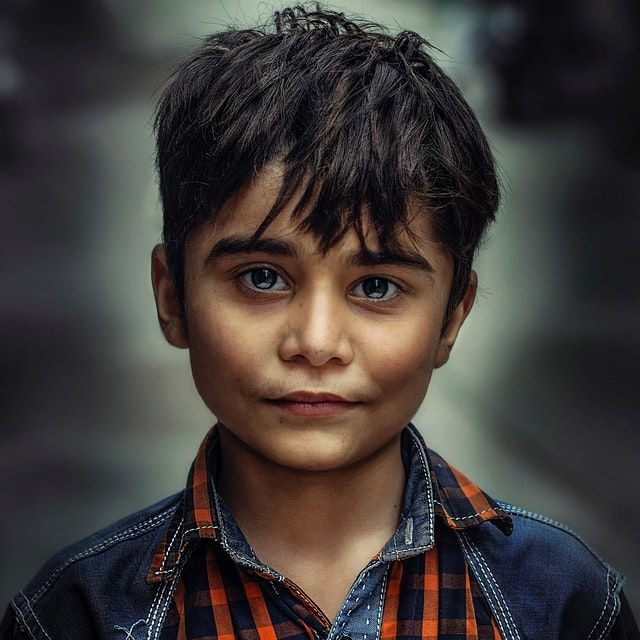
#> input picture images/boy.jpg, 640 x 640 px
$ python algorithm_face_alignment.py --face haarcascade_frontalface_default.xml --eye haarcascade_eye.xml --image images/boy.jpg
#> lines starting #> are read from the running program, lines starting #| are printed output that depends on the picture; after the words box and inside, x2 and y2 are one past the last pixel; in counts of white or black regions, pixels touching at a corner belong together; long printed decimals are rounded
import cv2
import numpy as np
import argparse
import imutils

parser = argparse.ArgumentParser()
parser.add_argument("-f", "--face", required=True, help="path to the face cascade")
parser.add_argument("-e", "--eye", required=True, help="path to the eye cascade")
parser.add_argument("-i", "--image", required=True, help="path to the input image")
args = vars(parser.parse_args())

# tạo face cascade và eye cascade
# cascasde này nhẹ nhưng mặt nghiêng cái là không phát hiện được
face_cascade = cv2.CascadeClassifier(args["face"])
eye_cascade = cv2.CascadeClassifier(args["eye"])

""" load image, convert to grayscale """
image = cv2.imread(args["image"])
#> image is the input picture: shape (640, 640, 3); mean B, G, R 56.6, 59.1, 64.2
original = image.copy()
gray = cv2.cvtColor(image, cv2.COLOR_BGR2GRAY)  # cần đưa vào cascade
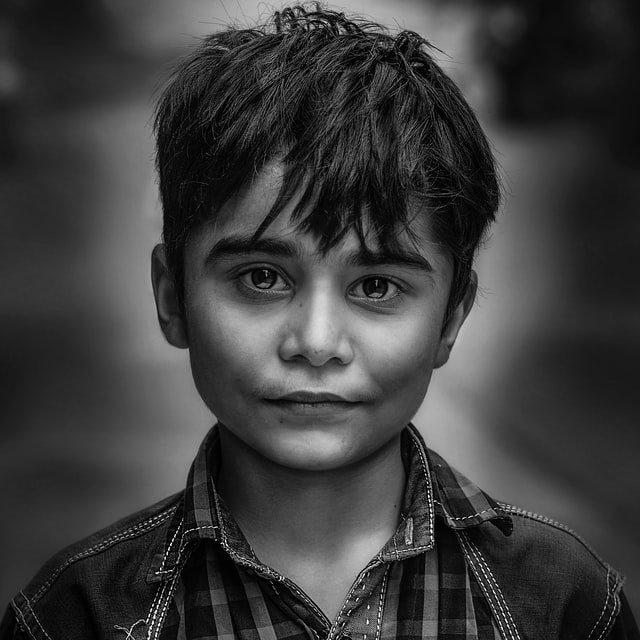
#> gray: shape (640, 640); min 0, max 254, mean 60.4
cv2.imshow("original", image)
cv2.waitKey(0)

""" Phát hiện khuôn mặt, trả về list of tuples (x, y, w, h) các khuôn mặt nếu có """
rects_face = face_cascade.detectMultiScale(gray, scaleFactor=1.1, minNeighbors=4, minSize=(30, 30))     # scaleFactor kích thước ảnh bị giảm bn lần mỗi lần image scale
#> rects_face = [[167, 176, 296, 296]]
# Vẽ rectangle quang khuôn mặt
for (x, y, w, h) in rects_face:
    cv2.rectangle(image, (x, y), (x+w, y+h), (0, 255, 0), 1)
#> this loop made 1 pass
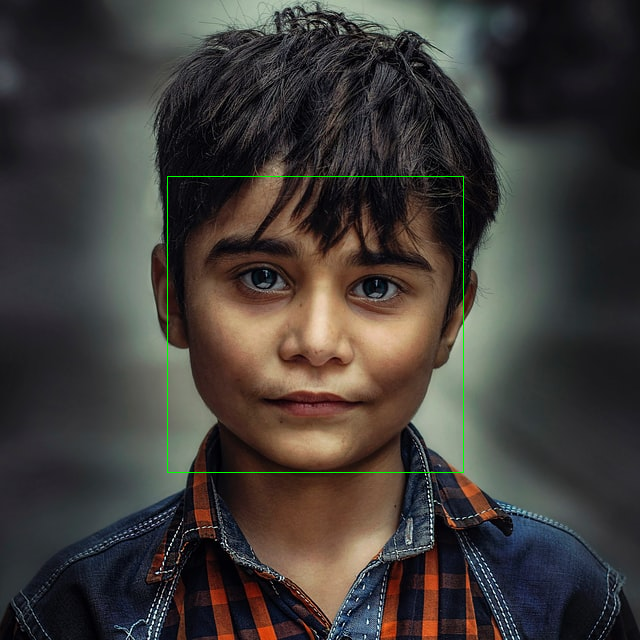
#> image: shape (640, 640, 3); 0.29% of pixels changed, all inside (x1, y1, x2, y2) = (167, 176, 464, 473)
cv2.imshow("face", image)
cv2.waitKey(0)

"""
    Phát hiện khuôn mặt xong đến phát hiện mắt
    Trong phần này chúng ta tách riêng khuôn mặt ra khỏi ảnh, rồi sử dụng để phát hiện eyes
"""
# Lấy face ROI để phát hiện khuôn mặt trên đó
face_ROI_gray = gray[y:y+h, x:x+w]      # để phát hiện eye trong cascade
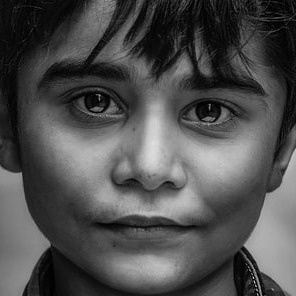
#> face_ROI_gray: shape (296, 296); min 0, max 222, mean 78.3
face_ROI_color = original[y:y+h, x:x+w]    # để vẽ rectangle

rects_eye = eye_cascade.detectMultiScale(face_ROI_gray, scaleFactor=1.1, minNeighbors=4)
#> rects_eye = [[172, 82, 64, 64], [62, 71, 66, 66]]
index = 0   # để phân chia hai mắt
for (ex, ey, ew, eh) in rects_eye:
    if index == 0:
        eye_1 = (ex, ey, ew, eh)
    else:
        eye_2 = (ex, ey, ew, eh)

    # vẽ hai mắt
    cv2.rectangle(face_ROI_color, (ex, ey), (ex+ew, ey+eh), (0, 255, 0), 2)
    index = 1
#> this loop made 2 passes
#> (ex, ey, ew, eh, index) on passes 1 to 2: (172, 82, 64, 64, 1), (62, 71, 66, 66, 1)
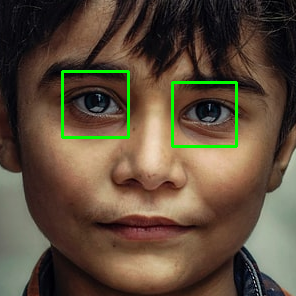
#> face_ROI_color: shape (296, 296, 3); mean B, G, R 58.4, 76.6, 93
cv2.imshow("eyes", face_ROI_color)
cv2.waitKey(0)

""" Xác định mắt trái, phải """
if eye_1[0] < eye_2[0]:     # tọa độ x nhỏ hơn là mắt bên trái (từ phía người quan sát)
    left_eye = eye_1
    right_eye = eye_2
else:
    left_eye = eye_2
#> left_eye = (62, 71, 66, 66)
    right_eye = eye_1
#> right_eye = (172, 82, 64, 64)

""" Xác định tâm hai mắt và vẽ đường thẳng qua đó """
# chú ý rect ở dạng (x, y, w, h)
center_left_eye = (int(left_eye[0] + left_eye[2] / 2), int(left_eye[1] + left_eye[3] / 2))
#> center_left_eye = (95, 104)
(x_left_eye, y_left_eye) = center_left_eye
#> x_left_eye = 95; y_left_eye = 104

center_right_eye = (int(right_eye[0] + right_eye[2] / 2), int(right_eye[1] + right_eye[3] / 2))
#> center_right_eye = (204, 114)
(x_right_eye, y_right_eye) = center_right_eye
#> x_right_eye = 204; y_right_eye = 114

cv2.circle(face_ROI_color, center_left_eye, 4, (255, 0, 0), -1)
#> face_ROI_color: shape (296, 296, 3); 0.06% of pixels changed, all inside (x1, y1, x2, y2) = (91, 100, 100, 109)
cv2.circle(face_ROI_color, center_right_eye, 4, (255, 0, 0), -1)
#> face_ROI_color: shape (296, 296, 3); mean B, G, R 58.6, 76.5, 93
cv2.line(face_ROI_color, center_left_eye, center_right_eye, (0, 220, 220), 2)
cv2.imshow("Line between the eyes", face_ROI_color)
cv2.waitKey(0)

"""
    Vẽ đường nằm ngang và xác định góc giữa đường đó và đường nối 2 mắt để phục vụ xoay ảnh
"""
if y_left_eye > y_right_eye:    # mắt trái thấp hơn mắt phải
    point_A = (x_right_eye, y_left_eye)
    # Ảnh phải xoay theo chiều kim đồng hộ clockwise direction
    direction = -1
else:
    point_A = (x_left_eye, y_right_eye)
#> point_A = (95, 114)
    # Ảnh cần xoay ngược chiều kim đồng hồ counter clockwise direction
    direction = 1

cv2.circle(face_ROI_color, point_A, 4, (255, 0, 0), -1)
#> face_ROI_color: shape (296, 296, 3); mean B, G, R 58.5, 77, 93.5

cv2.line(face_ROI_color, point_A, center_right_eye, (0, 220, 220), 2)
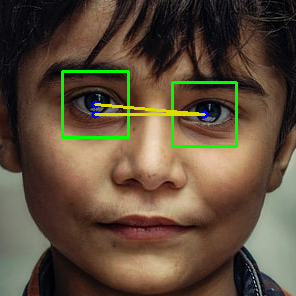
#> face_ROI_color: shape (296, 296, 3); mean B, G, R 58.2, 77.4, 93.8
cv2.line(face_ROI_color, point_A, center_left_eye, (0, 220, 220), 2)
#> face_ROI_color: shape (296, 296, 3); 0.03% of pixels changed, all inside (x1, y1, x2, y2) = (94, 105, 97, 114)
cv2.imshow("Lines", face_ROI_color)
cv2.waitKey(0)

""" Tính góc để chuyển, ở đây mình chia luôn 2 trường hợp cho dễ"""
dist_A_righteye = np.linalg.norm(np.array(point_A) - np.array(center_right_eye))
#> dist_A_righteye = 109
dist_A_lefteye = np.linalg.norm(np.array(point_A) - np.array(center_left_eye))
#> dist_A_lefteye = 10
if direction == -1:     # quay theo chiều kim đồng hồ clockwise direction
    angle = np.arctan(dist_A_righteye / dist_A_lefteye)
    angle = - angle     # quay theo chiều kim đồng hồ nên góc < 0
else:   # quay theo chiều ngược kim đồng hồ counter clockwise direction
    angle = np.arctan(dist_A_lefteye / dist_A_righteye)
#> angle = 0.0915

# chuyển về degree
angle = (angle * 180.) / np.pi
#> angle = 5.24
print(angle)
#| 5.242
print(direction)

""" Xoay ảnh """
# Tâm của face ROI
(h, w) = face_ROI_color.shape[:2]
#> h = 296; w = 296
center = (w // 2, h // 2)
#> center = (148, 148)
M = cv2.getRotationMatrix2D(center, angle, 1)
#> M = [[0.996, 0.0914, -12.9], [-0.0914, 0.996, 14.14]]
rotated_face_ROI = cv2.warpAffine(face_ROI_color, M, (w, h))    # có thể dùng thư viện imutils cho nhanh
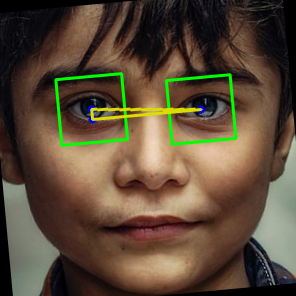
#> rotated_face_ROI: shape (296, 296, 3); mean B, G, R 55.8, 74.9, 91.3

cv2.imshow("rotated", rotated_face_ROI)
cv2.waitKey(0)

""" Chúng ta xoay ảnh trên ảnh gốc """
(h, w) = original.shape[:2]
#> h = 640; w = 640
center = (w // 2, h // 2)
#> center = (320, 320)
M = cv2.getRotationMatrix2D(center, angle, 1.0)
#> M = [[0.996, 0.0914, -27.9], [-0.0914, 0.996, 30.57]]
rotated_face_ROI = cv2.warpAffine(original, M, (w, h))    # có thể dùng thư viện imutils cho nhanh
#> rotated_face_ROI: shape (640, 640, 3)
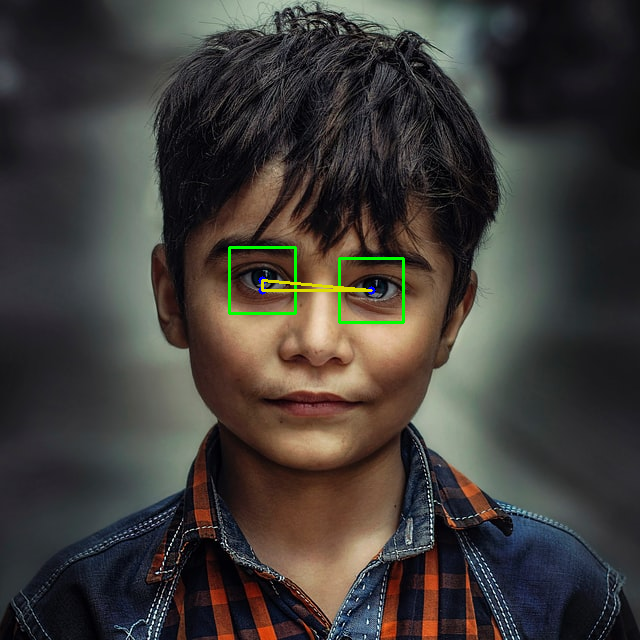
#> original: shape (640, 640, 3); 0.55% of pixels changed, all inside (x1, y1, x2, y2) = (228, 246, 405, 324)

cv2.imshow("rotated", rotated_face_ROI)
cv2.waitKey(0)
